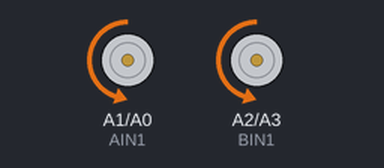
A sketch run on a simulated Arduino Uno, built with avr-gcc and run on an emulated ATmega328P. Parts: motor-driver pin pairs drawn as motors (green arrow = first pin HIGH = forward, orange = second pin HIGH = backward, longer = more drive, scaled by the enable pin). At 8.2 s the program stops and its outputs stay as they are.

Above: at 1.6 s.
At 6.2 s:
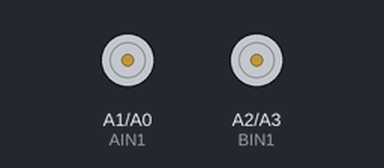
Timing chart, 0 to 7.7 s (numbered marks = the images above):
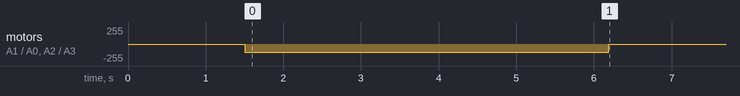

The sketch:

03-Distance-Target.ino
```cpp
/*
   Experiment 03: Distance Target Execution

   This sketch calculates the required run duration in milliseconds
   for the robot to travel a user-defined distance in centimeters,
   runs the motors, and stops.
*/

// H-Bridge Pin Definitions
#define PWMA 6  // Left Motor Speed pin (ENA)
#define AIN2 A0 // Left Motor Direction 2
#define AIN1 A1 // Left Motor Direction 1
#define PWMB 5  // Right Motor Speed pin (ENB)
#define BIN1 A2 // Right Motor Direction 1
#define BIN2 A3 // Right Motor Direction 2

// --- CALIBRATED CONSTANTS ---
// TODO: Input the speed (in cm/s) that you measured for PWM = 120 in Task 1.
// E.g. If the bot went 96 cm in 3 seconds, set this to 32.0
const float CALIBRATED_SPEED_CMS = 32.0;
const int TARGET_PWM = 120;

// --- TARGET DISTANCE ---
// TODO: Set the distance (in centimeters) you want the robot to travel!
const float TARGET_DISTANCE_CM = 150.0;

// Base wheel balance offsets calibrated in Experiment 01
const int LEFT_SPEED_OFFSET = 0;
const int RIGHT_SPEED_OFFSET = 0;

void setup() {
  pinMode(PWMA, OUTPUT);
  pinMode(AIN2, OUTPUT);
  pinMode(AIN1, OUTPUT);
  pinMode(PWMB, OUTPUT);
  pinMode(BIN1, OUTPUT);
  pinMode(BIN2, OUTPUT);

  stopMotors();
  delay(1500); // Give students time to place the bot on the start line
}

void loop() {
  // Calculate run duration: t = d / v
  // Multiply by 1000 to convert seconds to milliseconds
  float runDurationSeconds = TARGET_DISTANCE_CM / CALIBRATED_SPEED_CMS;
  unsigned long runDurationMillis = (unsigned long)(runDurationSeconds * 1000.0);

  // Drive forward at target PWM speed
  moveForward(TARGET_PWM);

  // Run for the computed duration
  delay(runDurationMillis);

  // Stop the motors
  stopMotors();

  // Lock execution forever
  while (1) {
    delay(1000);
  }
}

/**
 * Commands both motors forward using the H-Bridge
 */
void moveForward(int baseSpeed) {
  int finalLeftSpeed = constrain(baseSpeed + LEFT_SPEED_OFFSET, 0, 255);
  int finalRightSpeed = constrain(baseSpeed + RIGHT_SPEED_OFFSET, 0, 255);

  // Left Motor Forward: AIN1 = LOW, AIN2 = HIGH
  digitalWrite(AIN1, LOW);
  digitalWrite(AIN2, HIGH);

  // Right Motor Forward: BIN1 = LOW, BIN2 = HIGH
  digitalWrite(BIN1, LOW);
  digitalWrite(BIN2, HIGH);

  // Apply speeds
  analogWrite(PWMA, finalLeftSpeed);
  analogWrite(PWMB, finalRightSpeed);
}

void stopMotors() {
  analogWrite(PWMA, 0);
  analogWrite(PWMB, 0);
  digitalWrite(AIN1, LOW);
  digitalWrite(AIN2, LOW);
  digitalWrite(BIN1, LOW);
  digitalWrite(BIN2, LOW);
}
```

Measured:
- by itself, motor on A1 (AIN1) / A0 (AIN2), motor on A2 (BIN1) / A3 (BIN2): stopped → backward 120/255 at 1.5 s, → stopped 4.7 s later
